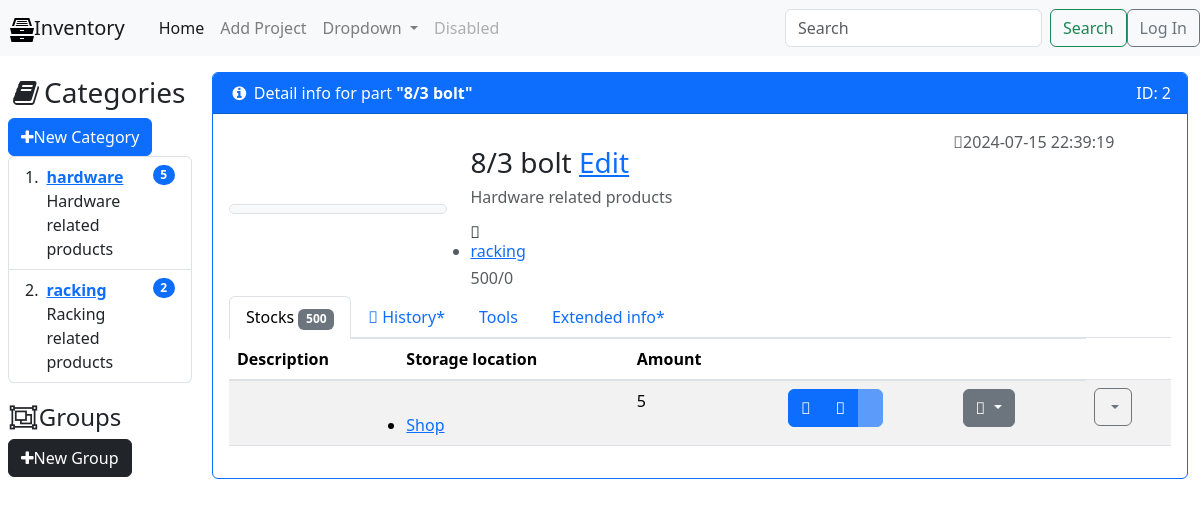
The app's page /productinfo/2/, older data.
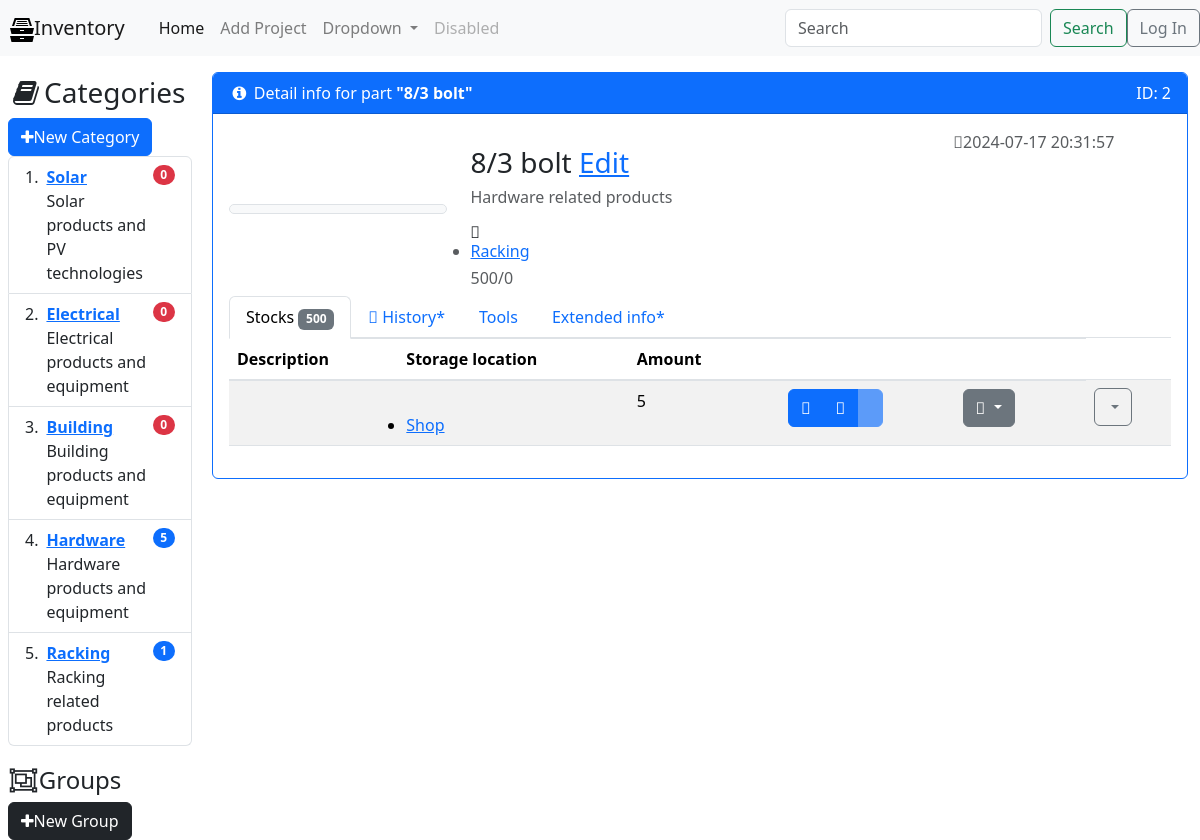
The same page, newer data.
### tables this page shows
CREATE TABLE categories (
  id INTEGER PRIMARY KEY AUTOINCREMENT,
  name VARCHAR(255),
  description TEXT NOT NULL DEFAULT '',
  comment TEXT DEFAULT NULL,
  datetime_added TIMESTAMP DEFAULT CURRENT_TIMESTAMP,
  last_modified TIMESTAMP DEFAULT CURRENT_TIMESTAMP
);

CREATE TABLE products (
  id INTEGER PRIMARY KEY AUTOINCREMENT,
  id_category INTEGER NOT NULL DEFAULT 0,
  id_media INTEGER NOT NULL DEFAULT 0,
  name VARCHAR(255),
  brand VARCHAR(30),
  description TEXT NOT NULL DEFAULT '',
  instock INTEGER NOT NULL DEFAULT 0,
  comment TEXT NOT NULL DEFAULT '',
  visible INT(1) NOT NULL,
  datetime_added TIMESTAMP DEFAULT CURRENT_TIMESTAMP,
  last_modified TIMESTAMP DEFAULT CURRENT_TIMESTAMP
);

### main.py (the view)
@app.route('/productinfo/<int:id>/', methods=('GET', 'POST'))
def displayInfo(id):
    info = get_product_info(id)
    return render_template('info.html',
                           info=info,
                           categories=get_categories_ls())

### main.py (called while the page is built)
def get_db_connection():
    conn = sqlite3.connect('database.db')
    conn.row_factory = sqlite3.Row
    return conn

def get_categories_ls():
    conn = get_db_connection()
    cur = conn.cursor()
    cur.execute(
        "SELECT c.id AS id, c.name AS name, c.description AS description, c.comment AS comment, COUNT(p.id) AS products_count FROM categories c LEFT JOIN products p ON c.id = p.id_category GROUP BY c.id, c.name"
    )
    categories = cur.fetchall()
    conn.close()
    return categories

def get_product_info(id):
    conn = get_db_connection()
    cur = conn.cursor()
    cur.execute("SELECT * FROM products WHERE id = ?", (id, ))
    product = cur.fetchone()
    conn.close()
    return product

### templates/info.html (shortened to what the changed rows need)
{% extends 'base.html' %}
{% block content %}
<div class="card border-primary">
    <div class="card-header bg-primary text-white">
        <i class="fa fa-info-circle fa-fw" aria-hidden="true"></i>
        Detail info for part <b>"{{ info['name'] }}"</b>
    <div class="float-end">ID: {{ info['id'] }}</div>
</div>
    <div class="card-body">
    <div class="row">
<div class="col-md-9">
<div class="row">
    <div class="col-md-9 col-lg-8 col-7">
        <h5 class="text-muted pt-2" title="Manufacturer">
        </h5>
        <h3 class="w-fit" data-bs-original-title="Name">{{ info['name'] }}
            <a href="{{ url_for('editProduct', id=info['id']) }}">Edit</a>
        </h3>
        <h6 class="text-muted w-fit" data-bs-original-title="Description"><span><div class="markdown markdown-inline" data-controller="common--markdown">
            <p>{{ info['description']}}</p>
        </div></span></h6>
        <h6 class="">
        <i class="fas fa-tag fa-fw" aria-label="Category" data-bs-original-title="Category"></i>
        <span class="text-muted"><ul class="structural_link d-inline">
            <li><a href="/category/1/">{{ categories[info['id_category']]['name'] }}</a></li>
        </ul>
        </span>
        </h6>
        <h6>
            <span class="text-muted"><span data-bs-original-title="Instock">{{info['instock']}}</span>/<span data-bs-original-title="Minimum Instock">0</span></span>
              </h6>
        </div>
    </div>
</div>
  <div class="col-md-3 offset-md-0 col-9 offset-3">
<div class="mb-3">
<span class="text-muted" data-bs-original-title="Last modified">
<i class="fas fa-history fa-fw"></i>{{info['last_modified']}}</span>
<br>
</div>
  </div>
</div>
<div class="">
  <div class="">
      <ul class="nav nav-tabs" id="partTab" role="tablist">
          <li class="nav-item" role="presentation">
              <a class="nav-link active" id="part_lots-tab" data-bs-toggle="tab" href="#part_lots" role="tab" aria-selected="true">
                  Stocks                        <span class="badge bg-secondary">{{ info['instock'] }}</span>
              </a>
          </li>
      </ul>
      <div class="tab-content" id="myTabContent">
          <div class="tab-pane fade active show" id="part_lots" role="tabpanel" aria-labelledby="part_lots-tab">
<div class="table-responsive">
<table class="table table-striped table-hover">
  <thead>
  <tr>
      <th>Description</th>
      <th>Storage location</th>
      <th>Amount</th>
      <th></th>             <th></th>
      <th></th>             <th></th>
  </tr>
  </thead>
</table>
</div>                </div>
      </div>
  </div>
</div>
</div>
</div>
{% endblock %}

### templates/base.html (shortened to what the changed rows need)
<!DOCTYPE html>
<html lang="en">
  <head>
      <link rel="stylesheet" href="{{ url_for('static', filename='font-awesome/css/font-awesome.min.css') }}">
    <link rel="stylesheet" href="{{ url_for('static', filename='css/styles.css') }}">
    <link rel="stylesheet" href="https://cdn.jsdelivr.net/npm/bootstrap@4.5.3/dist/css/bootstrap.min.css">
    <link rel="stylesheet" href="https://cdn.jsdelivr.net/npm/bootstrap@5.3.3/dist/css/bootstrap.min.css">
    <link rel="stylesheet" href="https://cdn.jsdelivr.net/npm/bootstrap-icons@1.11.3/font/bootstrap-icons.css">
    <link rel="stylesheet" href="https://cdn.jsdelivr.net/npm/bootstrap-table@1.22.6/dist/bootstrap-table.min.css">
  </head>
  <body>
    <div class="container-fluid">
    <div class="row flex-nowrap">
      <div class="col-auto col-md-3 col-xl-2 px-sm-2 px-0">
        <ol class="list-group list-group-numbered">
          {% for category in categories %}
          {% if title==category['name'] %}
          <li class="list-group-item d-flex justify-content-between align-items-start bg-primary text-light">
          {% else %}
            <li class="list-group-item d-flex justify-content-between align-items-start">
              {% endif %}
            <div class="ms-2 me-auto">
              <div class="fw-bold">
                {% if title==category['name'] %}
                <a class="link-light" href="{{ url_for('category', id=category['id']) }}">{{ category['name']}}</a>
                {% else %}
                <a href="{{ url_for('category', id=category['id']) }}">{{ category['name']}}</a>
                {% endif %}
              </div>
              {{category['description']}}
            </div>
              {% if title==category['name'] %}
              <span class="badge text-bg-light rounded-pill">{{category['products_count']}}</span>
              {% else %}
              {% if category['products_count'] == 0 %}
              <span class="badge text-bg-danger rounded-pill">{{category['products_count']}}</span>
              {% else %}
              <span class="badge text-bg-primary rounded-pill">{{category['products_count']}}</span>
              {% endif %}
              {% endif %}
          </li>
          {% endfor %}
        </ol>
      </div>
      <div class="col py-3 content">
          {% block content %} {% endblock %}
      </div>
    </div>
      </div>
  </body>
</html>

Row changes from the older to the newer data that the page shows:
removed categories: name "hardware", description "Hardware related products", products_count "5"
removed categories: name "racking", description "Racking related products", products_count "2"
added categories: name "Solar", description "Solar products and PV technologies", products_count "0"
added categories: name "Electrical", description "Electrical products and equipment", products_count "0"
added categories: name "Building", description "Building products and equipment", products_count "0"
added categories: name "Hardware", description "Hardware products and equipment", products_count "5"
added categories: name "Racking", description "Racking related products", products_count "1"
changed products "8/3 bolt": last_modified "2024-07-15 22:39:19" → "2024-07-17 20:31:57"
